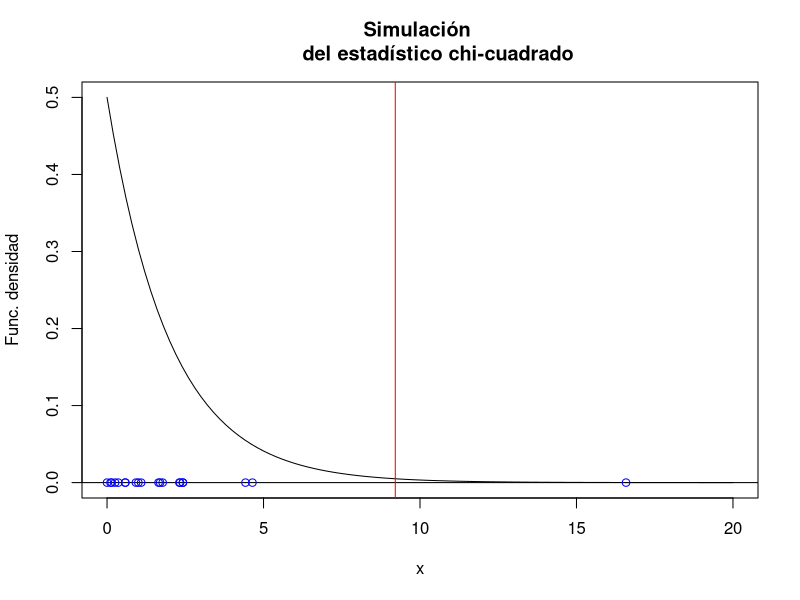

Write the R code that produced this figure.
## ---- chunk 1
simul <- rmultinom(20, 64, prob=c(9/16, 3/16, 4/16))

curve(dchisq(x, 2), form=0, to=20, ylab="Func. densidad", main="Simulación 
      del estadístico chi-cuadrado")
abline(0,0)
abline(v=qchisq(0.99, 2), col="red")
for(i in 1:20){
  points(chisq.test(simul[,i], p=c(9/16, 3/16, 4/16))$statistic, 0, col="blue")
}
## ---- chunk 2
f.obs.ej1 <- c(34, 10, 20) #frecuencias observadas

prob.ej1 <- c(9/16, 3/16, 4/16) #probabilidades bajo la hipotesis nula
## ---- chunk 3
f.obs.ej2 <- c(442, 514, 38, 6)

p <- c(0.9129)

prob.ej2 <- c(p/2, p^2/2 + p*(1-p), (1-p)/2, (1-p)^2/2)
